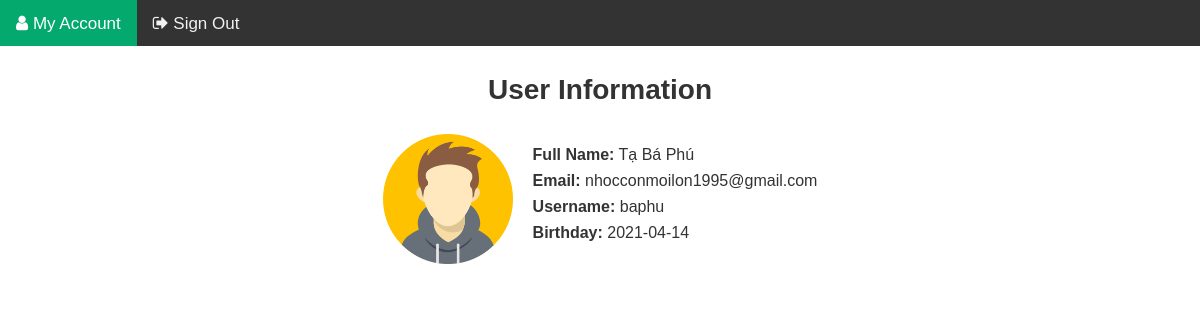
The app's page /index.php?controller=users&action=info (signed in) with its own data.
### tables this page shows
CREATE TABLE `user` (
  `user_id` int(11) NOT NULL,
  `full_name` varchar(255) NOT NULL,
  `email` varchar(255) NOT NULL,
  `username` varchar(255) NOT NULL,
  `password` varchar(255) NOT NULL,
  `birth_day` date NOT NULL,
  `avatar` varchar(255) NOT NULL,
  `is_admin` tinyint(1) NOT NULL
);

### routes.php (called while the page is built, shortened)
<?php
$controller = new $klass;
$url = explode("-", $action);
$newAction = implode("", $url);
$controller->$newAction();

### index.php (called while the page is built, shortened)
<?php
require_once('connection.php');
require_once('routes.php');

### connection.php (called while the page is built, shortened)
<?php
class Database
{
    private $host = "localhost:3306";
    private $username = "root";
    private $password = "";
    private $database = "phonestore";
    private $sql = "";
    private $connection;
    public function __construct()
    {
        try {
            $this->connection = new PDO('mysql:host=' . $this->host . ';dbname=' . $this->database,
                $this->username, $this->password);
            $this->connection->exec("SET NAMES 'utf8'");
            $this->connection->setAttribute(PDO::ATTR_ERRMODE, PDO::ERRMODE_EXCEPTION);
        } catch (PDOException $e) {
            die($e->getMessage());
        }
    }
    public function setQuery($sql)
    {
        $this->sql = $sql;
    }
    public function execute($options = array())
    {
        $statement = $this->connection->prepare($this->sql);
        $statement->execute();
        return $statement;
    }
    public function loadRow($option = array())
    {
        if (!$option) {
            $result = $this->execute();
        } else {
            $result = $this->execute($option);
            if (!$result) {
                return false;
            }
        }
        return $result->fetch(PDO::FETCH_OBJ);
    }
}
?>

### models/user_model.php (called while the page is built, shortened)
<?php
class UserModel
{
    private $db;
    public function __construct()
    {
        $this->db = new Database();
    }
    public function getUserByUsername($username)
    {
        $sql = "SELECT * FROM user WHERE username = '$username'";
        $this->db->setQuery($sql);
        $result = $this->db->loadRow();
        return $result;
    }
}

### views/users/info.php (the view, shortened to what this page needs)
<section class="user-info">
    <div class="container-w">
        <div class="row">
            <div class="col">
                <div class="user-info__header">
                    <h1>User Information</h1>
                </div>
            </div>
            <div class="col">
                <div class="user-info__content">
                    <div class="user-info__content--img">
                        <img src="<?= $avatar ?>" alt="" width="130px">
                    </div>
                    <div class="user-info__content--txt">
                        <p><span>Full Name:</span> <?= $full_name ?></p>
                        <p><span>Email:</span> <?= $email ?></p>
                        <p><span>Username:</span> <?= $username ?></p>
                        <p><span>Birthday:</span> <?= $birth_day ?></p>
                    </div>
                </div>
            </div>
        </div>
    </div>
</section>

### assets/css/style.css (style rules this page uses)
html { font-size: 62.5%; }
*::before, *::after { box-sizing: border-box; -webkit-box-sizing: border-box; }
body { font-family: Arial, Helvetica, sans-serif; }
img { display: block; max-width: 100%; }
.container-w { width: 66.66%; margin: 0 auto; }
.row { display: flex; margin-left: 0; margin-right: 0; }
.user-info .row { flex-direction: column; }
.user-info__header h1 { text-align: center; margin: 30px auto; font-size: 28px; font-weight: bold; font-family: Arial, Helvetica, sans-serif; }
.user-info__content { display: flex; align-items: center; justify-content: center; }
.user-info__content--txt { margin-left: 20px; }
.user-info__content--txt p { font-family: Arial, Helvetica, sans-serif; margin-bottom: 10px; }
.user-info__content--txt span { font-weight: bold; }

### records on screen
user: avatar (picture), full_name "Tạ Bá Phú", email "nhocconmoilon1995@gmail.com", username "baphu", birth_day "2021-04-14"
